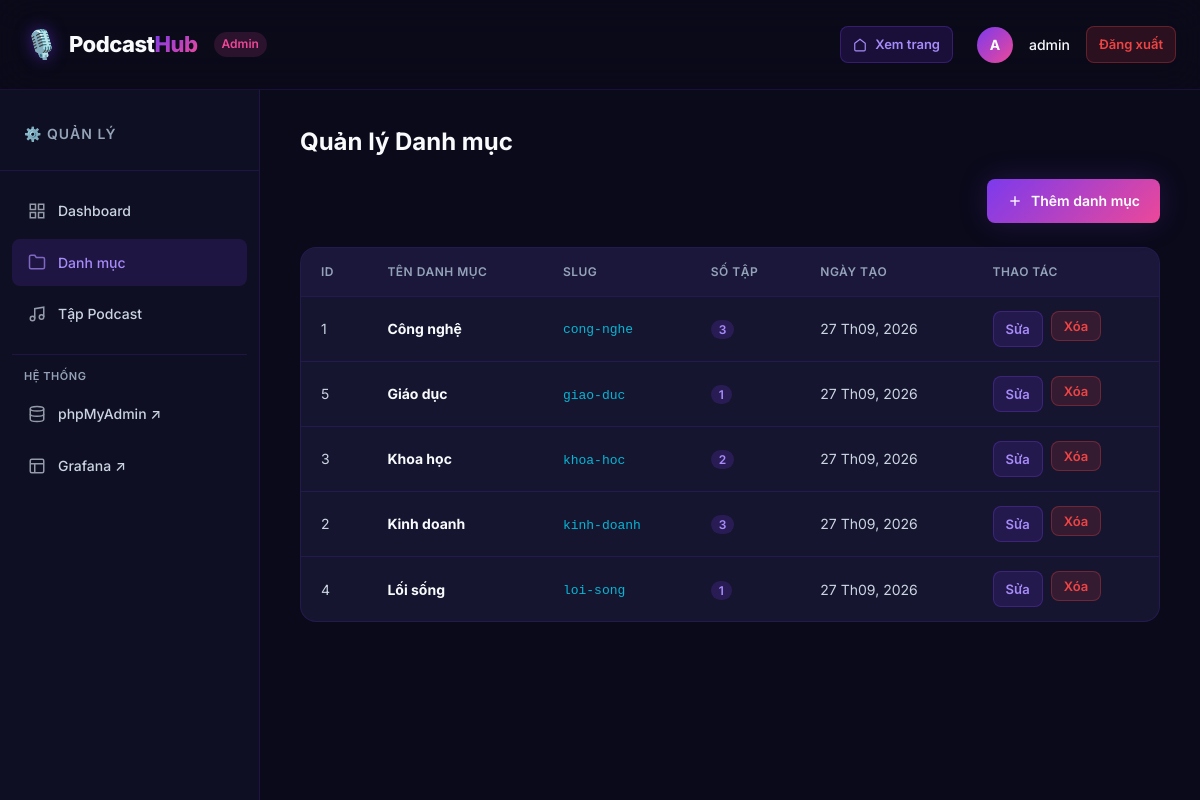
Screenshot of /admin/categories.php (signed in) with the database file from the repository.
### tables this page shows
CREATE TABLE IF NOT EXISTS categories (
    id INT AUTO_INCREMENT PRIMARY KEY,
    name VARCHAR(255) NOT NULL,
    slug VARCHAR(255) NOT NULL UNIQUE,
    description TEXT,
    created_at TIMESTAMP DEFAULT CURRENT_TIMESTAMP
);

### public/admin/categories.php (the view, shortened to what this page needs)
<?php
require_once __DIR__ . '/../../src/config.php';
require_once __DIR__ . '/../../src/functions.php';
$action = $_GET['action'] ?? 'list';
$categories = getCategories($pdo);
?>
<?php if ($action === 'list'): ?>
    <div class="admin-header" style="margin-top:-16px; margin-bottom:24px">
        <a href="/admin/categories.php?action=add" class="btn btn-primary">
            <svg width="16" height="16" viewBox="0 0 24 24" fill="none" stroke="currentColor" stroke-width="2"><line x1="12" y1="5" x2="12" y2="19"></line><line x1="5" y1="12" x2="19" y2="12"></line></svg>
            Thêm danh mục
        </a>
    </div>
    <div class="admin-table-container">
        <table class="admin-table">
            <thead>
                <tr>
                    <th>ID</th>
                    <th>Tên danh mục</th>
                    <th>Slug</th>
                    <th>Số tập</th>
                    <th>Ngày tạo</th>
                    <th>Thao tác</th>
                </tr>
            </thead>
            <tbody>
                <?php foreach ($categories as $cat): ?>
                    <tr>
                        <td><?= $cat['id'] ?></td>
                        <td><strong style="color:var(--text-primary)"><?= e($cat['name']) ?></strong></td>
                        <td><code style="color:var(--accent); font-size:13px"><?= e($cat['slug']) ?></code></td>
                        <td><span class="badge"><?= $cat['episode_count'] ?></span></td>
                        <td><?= formatDate($cat['created_at']) ?></td>
                        <td>
                            <div class="btn-group">
                                <a href="/admin/categories.php?action=edit&id=<?= $cat['id'] ?>" class="btn btn-secondary btn-sm">Sửa</a>
                                <form method="POST" style="display:inline" onsubmit="return confirmDelete('Bạn có chắc chắn muốn xóa danh mục này?')">
                                    <button type="submit" class="btn btn-danger btn-sm">Xóa</button>
                                </form>
                            </div>
                        </td>
                    </tr>
                <?php endforeach; ?>
            </tbody>
        </table>
    </div>
<?php endif; ?>

### public/assets/css/style.css (style rules this page uses)
:root { --bg-primary: #0a0a1a; --bg-secondary: #0f0f23; --bg-card: #151530; --bg-card-hover: #1c1c42; --bg-input: #12122a; --bg-glass: rgba(21, 21, 48, 0.85); --primary: #7c3aed; --primary-light: #a78bfa; --primary-dark: #5b21b6; --secondary: #ec4899; --secondary-light: #f472b6; --accent: #06b6d4; --accent-light: #22d3ee; --success: #10b981; --warning: #f59e0b; --danger: #ef4444; --text-primary: #f8fafc; --text-secondary: #cbd5e1; --text-muted: #94a3b8; --text-inverse: #0a0a1a; --border-color: rgba(124, 58, 237, 0.15); --border-hover: rgba(124, 58, 237, 0.4); --gradient-primary: linear-gradient(135deg, #7c3aed 0%, #ec4899 100%); --gradient-hero: linear-gradient(160deg, #1a0533 0%, #0a0a1a 40%, #0d1b2a 100%); --gradient-card: linear-gradient(145deg, rgba(124, 58, 237, 0.08), rgba(236, 72, 153, 0.04)); --gradient-glow: radial-gradient(600px circle at var(--mouse-x, 50%) var(--mouse-y, 50%), rgba(124, 58, 237, 0.1), transparent 40%); --gradient-surface: linear-gradient(180deg, rgba(124, 58, 237, 0.05) 0%, transparent 100%); --shadow-sm: 0 2px 8px rgba(0, 0, 0, 0.3); --shadow-md: 0 4px 20px rgba(0, 0, 0, 0.4); --shadow-lg: 0 8px 40px rgba(0, 0, 0, 0.5); --shadow-glow: 0 0 30px rgba(124, 58, 237, 0.2); --shadow-glow-strong: 0 0 50px rgba(124, 58, 237, 0.3); --radius-sm: 8px; --radius-md: 12px; --radius-lg: 16px; --radius-xl: 24px; --radius-full: 9999px; --transition: all 0.3s cubic-bezier(0.4, 0, 0.2, 1); --transition-fast: all 0.15s ease; --transition-spring: all 0.5s cubic-bezier(0.34, 1.56, 0.64, 1); --font-family: 'Inter', -apple-system, BlinkMacSystemFont, 'Segoe UI', sans-serif; --font-mono: 'JetBrains Mono', 'Fira Code', monospace; --container-width: 1280px; --header-height: 90px; --sidebar-width: 300px; }
*, *::before, *::after { margin: 0; padding: 0; box-sizing: border-box; }
html { scroll-behavior: smooth; -webkit-font-smoothing: antialiased; -moz-osx-font-smoothing: grayscale; }
body { font-family: var(--font-family); background: var(--bg-primary); color: var(--text-primary); line-height: 1.7; min-height: 100vh; overflow-x: hidden; }
a { color: var(--primary-light); text-decoration: none; transition: var(--transition); }
.badge { background: rgba(124, 58, 237, 0.2); color: var(--primary-light); padding: 2px 8px; border-radius: var(--radius-full); font-size: 12px; font-weight: 600; }
.admin-header { display: flex; align-items: center; justify-content: space-between; margin-bottom: 32px; }
.admin-table-container { background: var(--bg-card); border: 1px solid var(--border-color); border-radius: var(--radius-lg); overflow: hidden; }
.admin-table { width: 100%; border-collapse: collapse; }
.admin-table th { text-align: left; padding: 14px 20px; font-size: 12px; font-weight: 600; text-transform: uppercase; letter-spacing: 0.5px; color: var(--text-muted); background: rgba(124, 58, 237, 0.05); border-bottom: 1px solid var(--border-color); }
.admin-table td { padding: 14px 20px; font-size: 14px; border-bottom: 1px solid var(--border-color); color: var(--text-secondary); vertical-align: middle; }
.admin-table tr:last-child td { border-bottom: none; }
.btn { display: inline-flex; align-items: center; gap: 8px; padding: 10px 20px; border-radius: var(--radius-sm); font-size: 14px; font-weight: 600; font-family: var(--font-family); cursor: pointer; border: none; transition: var(--transition); text-decoration: none; white-space: nowrap; }
.btn-primary { background: var(--gradient-primary); color: white; box-shadow: var(--shadow-glow); }
.btn-secondary { background: rgba(124, 58, 237, 0.15); color: var(--primary-light); border: 1px solid rgba(124, 58, 237, 0.3); }
.btn-danger { background: rgba(239, 68, 68, 0.15); color: var(--danger); border: 1px solid rgba(239, 68, 68, 0.3); }
.btn-sm { padding: 6px 12px; font-size: 13px; }
.btn-group { display: flex; gap: 8px; }

### rows the page displays
categories: id "1", name "Công nghệ", slug "cong-nghe", episode_count "3", created_at "27 Th09, 2026"
categories: id "5", name "Giáo dục", slug "giao-duc", episode_count "1", created_at "27 Th09, 2026"
categories: id "3", name "Khoa học", slug "khoa-hoc", episode_count "2", created_at "27 Th09, 2026"
categories: id "2", name "Kinh doanh", slug "kinh-doanh", episode_count "3", created_at "27 Th09, 2026"
categories: id "4", name "Lối sống", slug "loi-song", episode_count "1", created_at "27 Th09, 2026"

### other values shown
mb_substr($username, 0, 1) "A"
$username "admin"
$title "Quản lý Danh mục"
